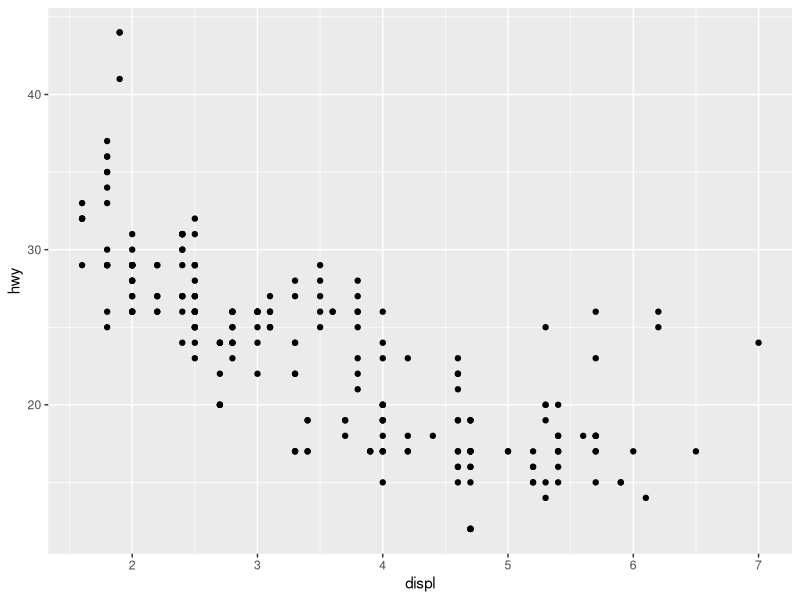
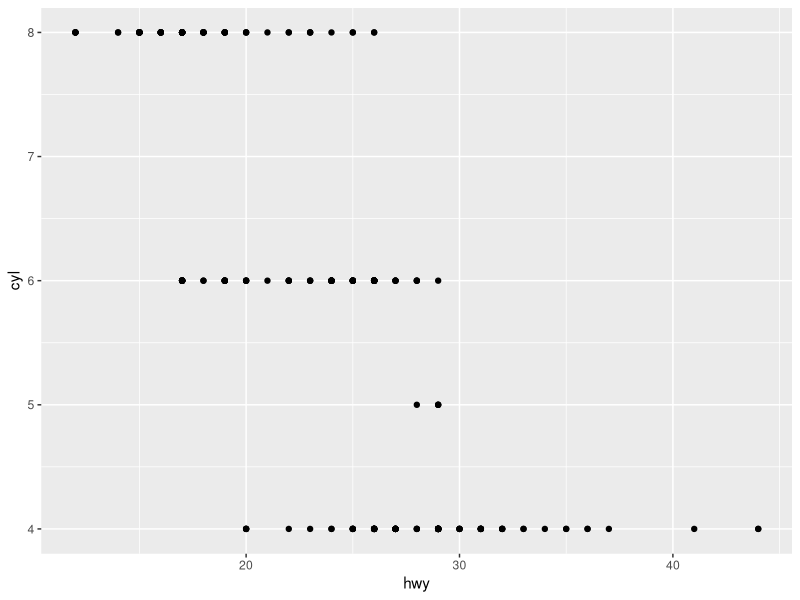
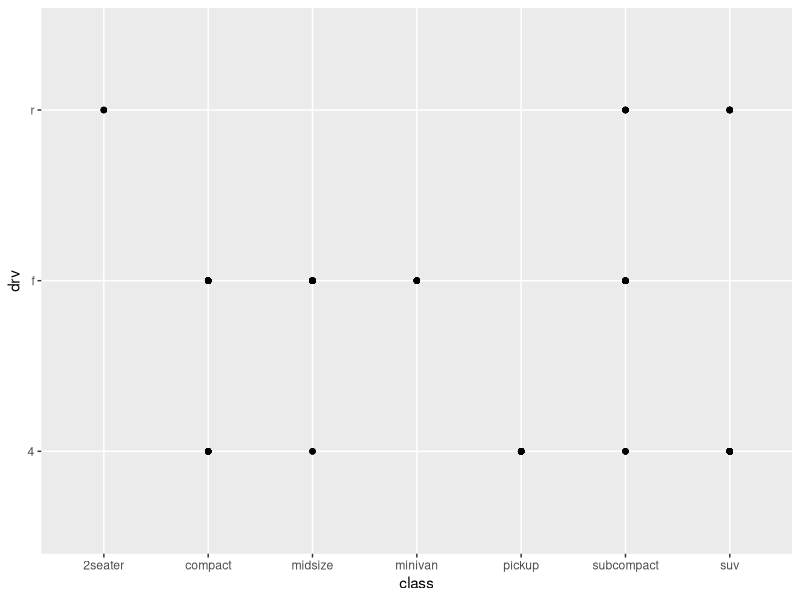
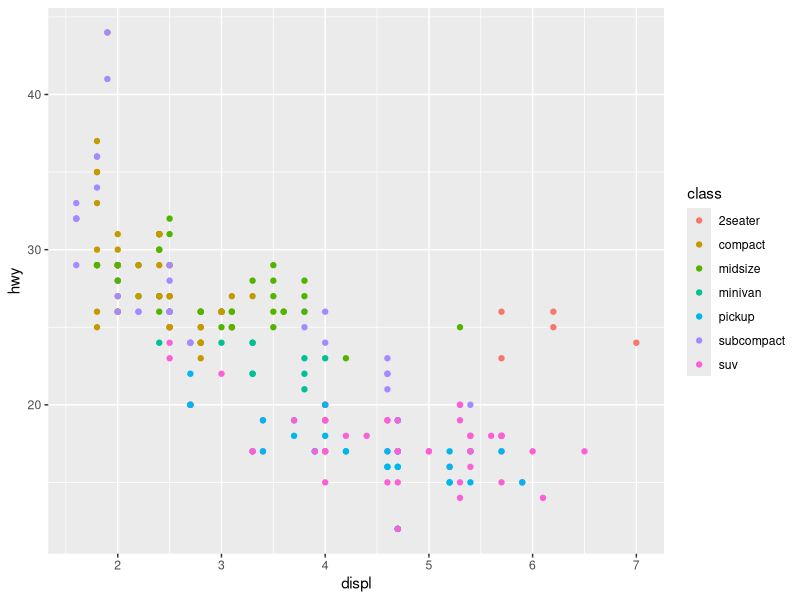
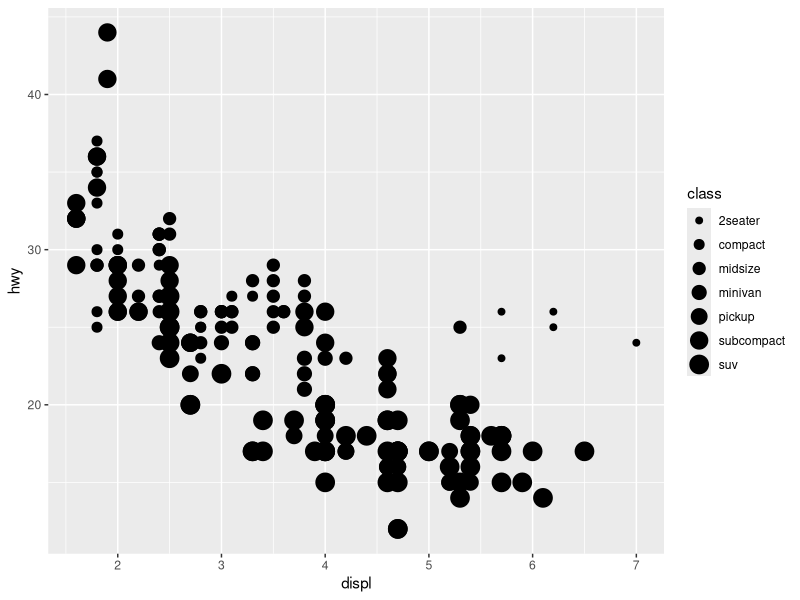
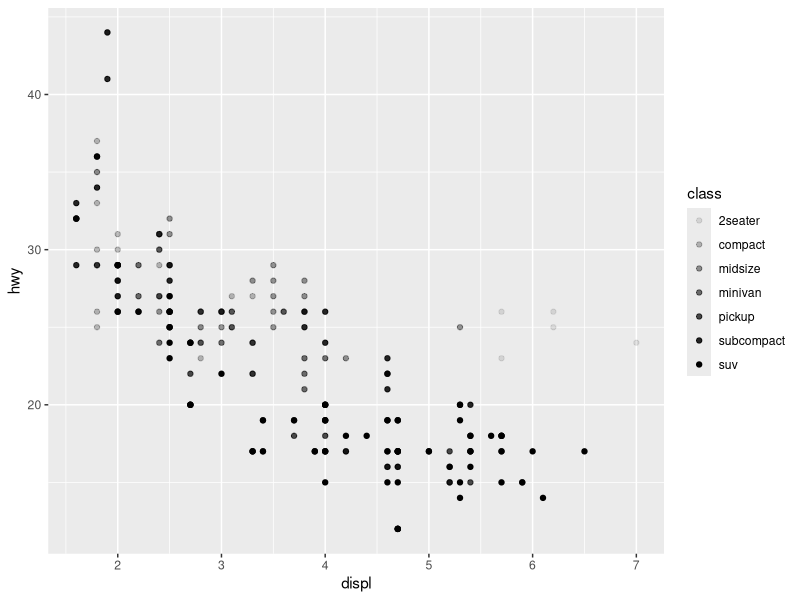
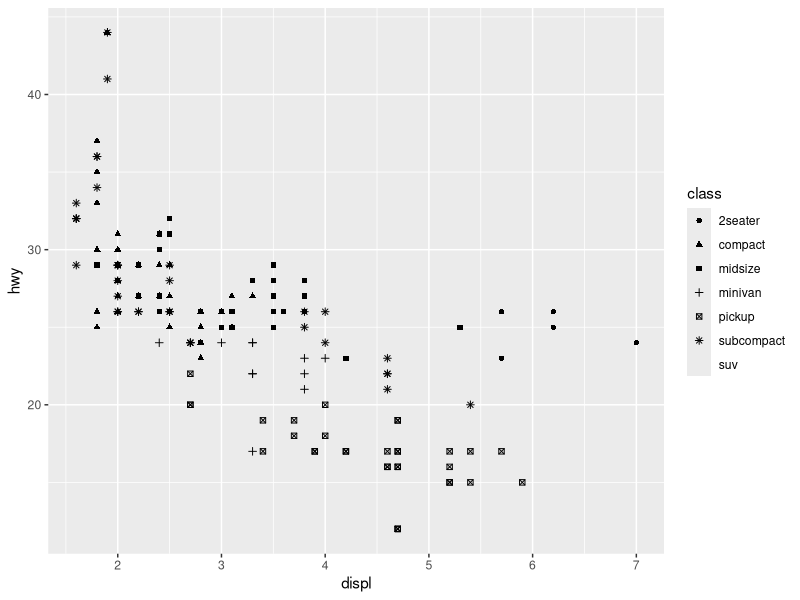
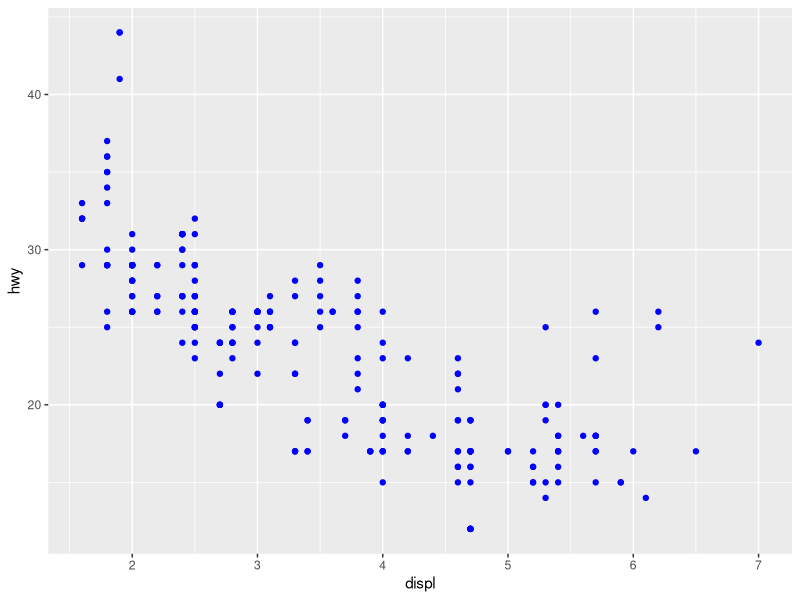

Write the R code that produced these figures, in order.
# This script follows the book R4ds by Hadley wickham. Source: https://r4ds.had.co.nz/

#install.packages("tidyverse")
library(tidyverse)

# 3.2 First steps
# 3.2.1 The mpg data frame

# plot mpg dataframe fuel efficiency on highway vs car engine size 
ggplot(data = mpg) + 
  geom_point(mapping = aes(x = displ, y = hwy))

# create ggplot2 template

#ggplot(data = <DATA>) +
#  <GEOM_FUNCTION>(mapping = aes(<MAPPINGS>))

# 3.2.4


# Run ggplot(data = mpg). What do you see?
# an empty plot  

# How many rows are in mpg? How many columns?
# 234 rows and 11 columns  

# What does the drv variable describe? Read the help for ?mpg to find out.
# drv stands for type of drive: f = front wheel, 3 = rear wheel drive, 4 = 4wd

# Make a scatterplot of hwy vs cyl.
ggplot(data = mpg) + 
  geom_point(mapping = aes(x = hwy, y = cyl))

# What happens if you make a scatterplot of class vs drv? Why is the plot not useful?
ggplot(data = mpg) + 
  geom_point(mapping = aes(x = class, y = drv))

# 3.3 aesthetic mapping

# assign a unique color to each car class
ggplot( data = mpg) + 
  geom_point(mapping = aes( x = displ, y = hwy, color = class ))

# assign different point size for each car class
ggplot(data = mpg) +
  geom_point(mapping = aes(x = displ, y = hwy, size = class))

# same plot with transparent point based on class
ggplot(data = mpg) +
  geom_point(mapping = aes( x = displ, y = hwy, alpha = class))

# same plot with different shape for each car class
ggplot(data = mpg) +
  geom_point(mapping = aes(x = displ, y = hwy, shape = class))

# scatterplot between fuel efficiency and highway mileages 
ggplot(data = mpg) + 
  geom_point(mapping = aes( x = displ, y = hwy), color = 'blue')

# 3.3.1 exercises

ggplot(data = mpg) + 
  geom_point(mapping = aes(x = displ, y =  hwy, color = displ < 5, shape = drv))

# split points by fuel efficiency treshold 
ggplot(data = mpg) + 
geom_point(mapping = aes(x = displ, y =  hwy, color = displ < 5, shape = drv))


